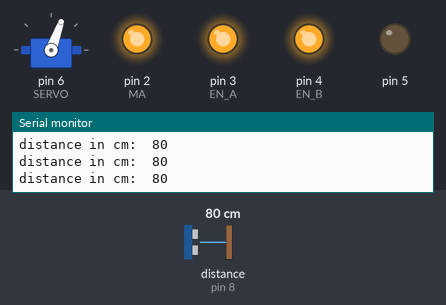
A sketch run on a simulated Arduino Uno, built with avr-gcc and run on an emulated ATmega328P. Shown: servo, output pins drawn as LEDs (lit = HIGH), the last lines printed to the serial monitor. The inputs (shaded band) are chosen by the test bench; at power-on: distance to the obstacle (sensor on pin 8) 80 cm. The echo pulse lasts 58.3 µs per cm.

Above: at 1.2 s.
1.3 s: distance to the obstacle (sensor on pin 8) set to 74 cm
2.8 s: distance to the obstacle (sensor on pin 8) set to 65 cm
At 3.7 s:
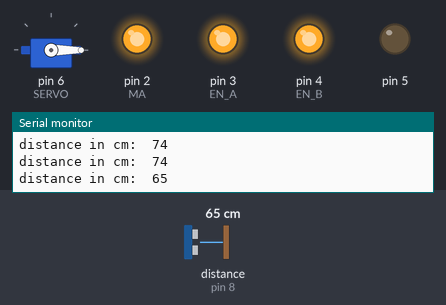
Timing chart, 0 to 5.8 s (numbered marks = the images above; inputs shaded):
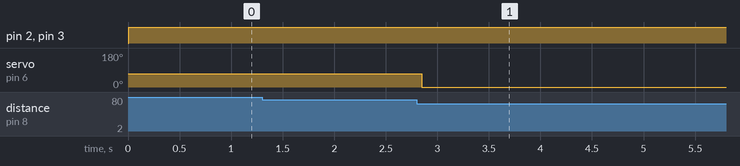

Measured:
- the behaviour switches between 71 and 70 cm on distance to the obstacle (sensor on pin 8) (found by bisection; images 0 and 1)
- after the input at 2.8 s, servo on pin 6 (SERVO): 70° → 0° after 0.05 s

The sketch:

sketch_apr11roverCode.ino
```cpp
#define STOP 2
#define FORWARD 1
#define BACK 0
#define MB 5
#define EN_B 4
#define EN_A 3
#define MA 2
#define SERVO 6
#define TRIG 9
#define ECHO 8

#include <Ultrasonic.h>
Ultrasonic ultrasonic(TRIG,ECHO); // establishes trig and echo pins
#include <Servo.h>
Servo myServo;

int D, lastD, auxD = 5;

void drive(int dir){
  if (dir == FORWARD){
    digitalWrite(MA, HIGH);
    digitalWrite(EN_A, HIGH);
  } else if (dir == BACK){
    digitalWrite(MA, LOW);
    digitalWrite(EN_A, HIGH);
  } else {
    digitalWrite(EN_A, LOW);
  }
}

void setup(){
  pinMode(A0,INPUT);
  for(int k=2; k<7; k++){
    pinMode(k,OUTPUT);
  }
  pinMode(TRIG,OUTPUT);
  pinMode(ECHO,INPUT);
  myServo.attach(SERVO);
  myServo.write(70);
  Serial.begin(9600);
  digitalWrite(EN_A,LOW);
  digitalWrite(EN_B,HIGH);
  Serial.println("Hello World!");
}

void loop() {
    D = ultrasonic.read();
  Serial.print("distance in cm:  ");
  Serial.println(D);
  if (D > 70){
    drive(FORWARD);
    myServo.write(70);
  } else if (D > 10) {
    myServo.write(0);
    delay(7000);
  } else {
    drive(STOP); // something went wrong here
  }
  delay(100);
}
```
